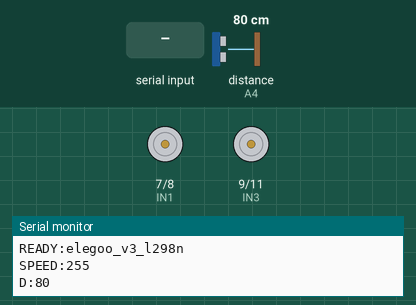
This sketch was run on a simulated Arduino Uno, built with avr-gcc and run on an emulated ATmega328P. On the bench: motor-driver pin pairs drawn as motors (green arrow = first pin HIGH = forward, orange = second pin HIGH = backward, longer = more drive, scaled by the enable pin), the last lines printed to the serial monitor. Wiring (inferred from the names in the program): ultrasonic range finder: trigger A5; echo A4. The inputs (shaded band) are chosen by the test bench; at power-on: distance to the obstacle (sensor on A4) 80 cm. The echo pulse lasts 58.3 µs per cm.

Above: at 1.2 s.
1.3 s: "F" received over Serial
At 2.0 s:
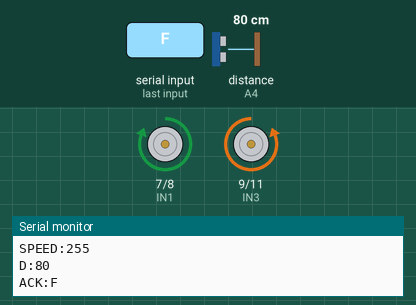
3.7 s: "B" received over Serial
At 4.4 s:
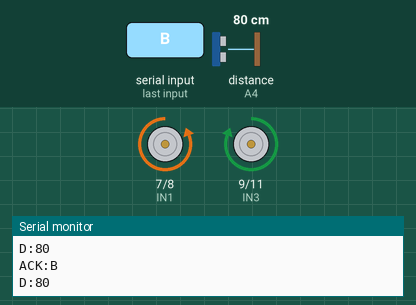
6.1 s: "L" received over Serial
At 6.8 s:
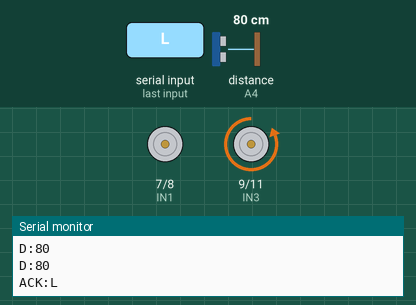
8.5 s: "R" received over Serial
At 9.2 s:
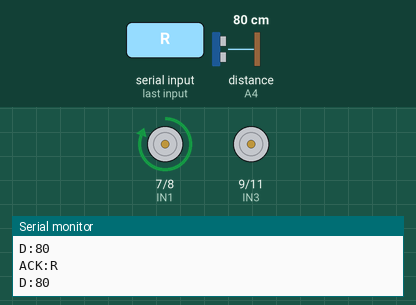
Timing chart, 0 to 11.5 s (numbered marks = the images above; inputs shaded):
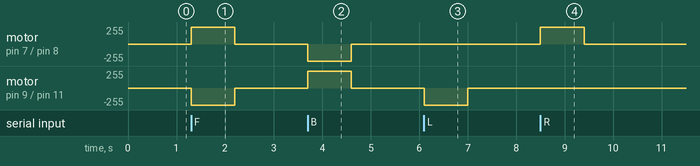

Measured:
- after the input at 1.3 s, motor on pin 7 (IN1) / pin 8 (IN2): stopped → forward 255/255 at once, → stopped 0.90 s later; motor on pin 9 (IN3) / pin 11 (IN4): stopped → backward 255/255 at once, → stopped 0.90 s later
- after the input at 3.7 s, motor on pin 7 (IN1) / pin 8 (IN2): stopped → backward 255/255 at once, → stopped 0.90 s later; motor on pin 9 (IN3) / pin 11 (IN4): stopped → forward 255/255 at once, → stopped 0.90 s later
- after the input at 6.1 s, motor on pin 9 (IN3) / pin 11 (IN4): stopped → backward 255/255 at once, → stopped 0.90 s later
- after the input at 8.5 s, motor on pin 7 (IN1) / pin 8 (IN2): stopped → forward 255/255 at once, → stopped 0.90 s later

The sketch:

elegoo_final_robot_motors.ino
```cpp
// ELEGOO Smart Robot Car Kit V3.0 - L298N
// Reference V3:
//   ENA D5, IN1 D7, IN2 D8   = cote gauche / canal A
//   ENB D6, IN3 D9, IN4 D11  = cote droit / canal B
//   HC-SR04: Echo A4, Trig A5
//
// Commandes serie 9600:
//   F avancer, B reculer, L gauche, R droite, S stop
//   + accelerer, - ralentir
//   1 teste gauche, 2 teste droit, T avance 1.5s puis stop

const int ENA = 5;
const int IN1 = 7;
const int IN2 = 8;
const int ENB = 6;
const int IN3 = 9;
const int IN4 = 11;

const int ECHO_PIN = A4;
const int TRIG_PIN = A5;

const int MIN_SPEED = 140;
const int MAX_SPEED = 255;
const int SPEED_STEP = 35;
int currentSpeed = 255;   // vitesse de depart au MAX (255 = plein PWM)
char currentAction = 'S';

unsigned long lastPing = 0;
unsigned long lastMotionCommand = 0;
const unsigned long MOTION_TIMEOUT_MS = 900;

void setLeft(int direction, int speed) {
  if (direction > 0) {
    digitalWrite(IN1, HIGH);
    digitalWrite(IN2, LOW);
  } else if (direction < 0) {
    digitalWrite(IN1, LOW);
    digitalWrite(IN2, HIGH);
  } else {
    digitalWrite(IN1, LOW);
    digitalWrite(IN2, LOW);
  }
  analogWrite(ENA, direction == 0 ? 0 : speed);
}

void setRight(int direction, int speed) {
  // Sur le V3 officiel, l'avant du cote droit est IN3 LOW / IN4 HIGH.
  if (direction > 0) {
    digitalWrite(IN3, LOW);
    digitalWrite(IN4, HIGH);
  } else if (direction < 0) {
    digitalWrite(IN3, HIGH);
    digitalWrite(IN4, LOW);
  } else {
    digitalWrite(IN3, LOW);
    digitalWrite(IN4, LOW);
  }
  analogWrite(ENB, direction == 0 ? 0 : speed);
}

void stopMotors() {
  currentAction = 'S';
  setLeft(0, 0);
  setRight(0, 0);
}

void forward() {
  currentAction = 'F';
  lastMotionCommand = millis();
  setLeft(1, currentSpeed);
  setRight(1, currentSpeed);
}

void backward() {
  currentAction = 'B';
  lastMotionCommand = millis();
  setLeft(-1, currentSpeed);
  setRight(-1, currentSpeed);
}

void turnLeft() {
  currentAction = 'L';
  lastMotionCommand = millis();
  setLeft(0, 0);
  setRight(1, currentSpeed);
}

void turnRight() {
  currentAction = 'R';
  lastMotionCommand = millis();
  setLeft(1, currentSpeed);
  setRight(0, 0);
}

void applyCurrentAction() {
  switch (currentAction) {
    case 'F': forward(); break;
    case 'B': backward(); break;
    case 'L': turnLeft(); break;
    case 'R': turnRight(); break;
    default: break;
  }
}

void changeSpeed(int delta) {
  currentSpeed += delta;
  if (currentSpeed < MIN_SPEED) currentSpeed = MIN_SPEED;
  if (currentSpeed > MAX_SPEED) currentSpeed = MAX_SPEED;
  Serial.print("SPEED:");
  Serial.println(currentSpeed);
  applyCurrentAction();
}

void testForward() {
  Serial.println("ACK:T");
  forward();
  delay(1500);
  stopMotors();
}

long readDistanceCm() {
  digitalWrite(TRIG_PIN, LOW);
  delayMicroseconds(2);
  digitalWrite(TRIG_PIN, HIGH);
  delayMicroseconds(10);
  digitalWrite(TRIG_PIN, LOW);
  long dur = pulseIn(ECHO_PIN, HIGH, 30000);
  if (dur == 0) return -1;
  return dur / 58;
}

void setup() {
  pinMode(ENA, OUTPUT);
  pinMode(ENB, OUTPUT);
  pinMode(IN1, OUTPUT);
  pinMode(IN2, OUTPUT);
  pinMode(IN3, OUTPUT);
  pinMode(IN4, OUTPUT);
  pinMode(TRIG_PIN, OUTPUT);
  pinMode(ECHO_PIN, INPUT);

  Serial.begin(9600);
  stopMotors();
  Serial.println("READY:elegoo_v3_l298n");
  Serial.print("SPEED:");
  Serial.println(currentSpeed);
}

void loop() {
  while (Serial.available()) {
    char c = Serial.read();
    if (c >= 'a' && c <= 'z') c -= 32;

    switch (c) {
      case 'F': Serial.println("ACK:F"); forward(); break;
      case 'B': Serial.println("ACK:B"); backward(); break;
      case 'L': Serial.println("ACK:L"); turnLeft(); break;
      case 'R': Serial.println("ACK:R"); turnRight(); break;
      case 'S': Serial.println("ACK:S"); stopMotors(); break;
      case '+': Serial.println("ACK:+"); changeSpeed(SPEED_STEP); break;
      case '-': Serial.println("ACK:-"); changeSpeed(-SPEED_STEP); break;
      case 'T': testForward(); break;
      case '1': Serial.println("ACK:1 LEFT"); currentAction = 'L'; setLeft(1, currentSpeed); setRight(0, 0); break;
      case '2': Serial.println("ACK:2 RIGHT"); currentAction = 'R'; setLeft(0, 0); setRight(1, currentSpeed); break;
      default: break;
    }
  }

  if (currentAction != 'S' && millis() - lastMotionCommand > MOTION_TIMEOUT_MS) {
    Serial.println("SAFE_STOP");
    stopMotors();
  }

  if (millis() - lastPing > 1000) {
    lastPing = millis();
    long d = readDistanceCm();
    if (d > 0) {
      Serial.print("D:");
      Serial.println(d);
    }
  }
}
```
